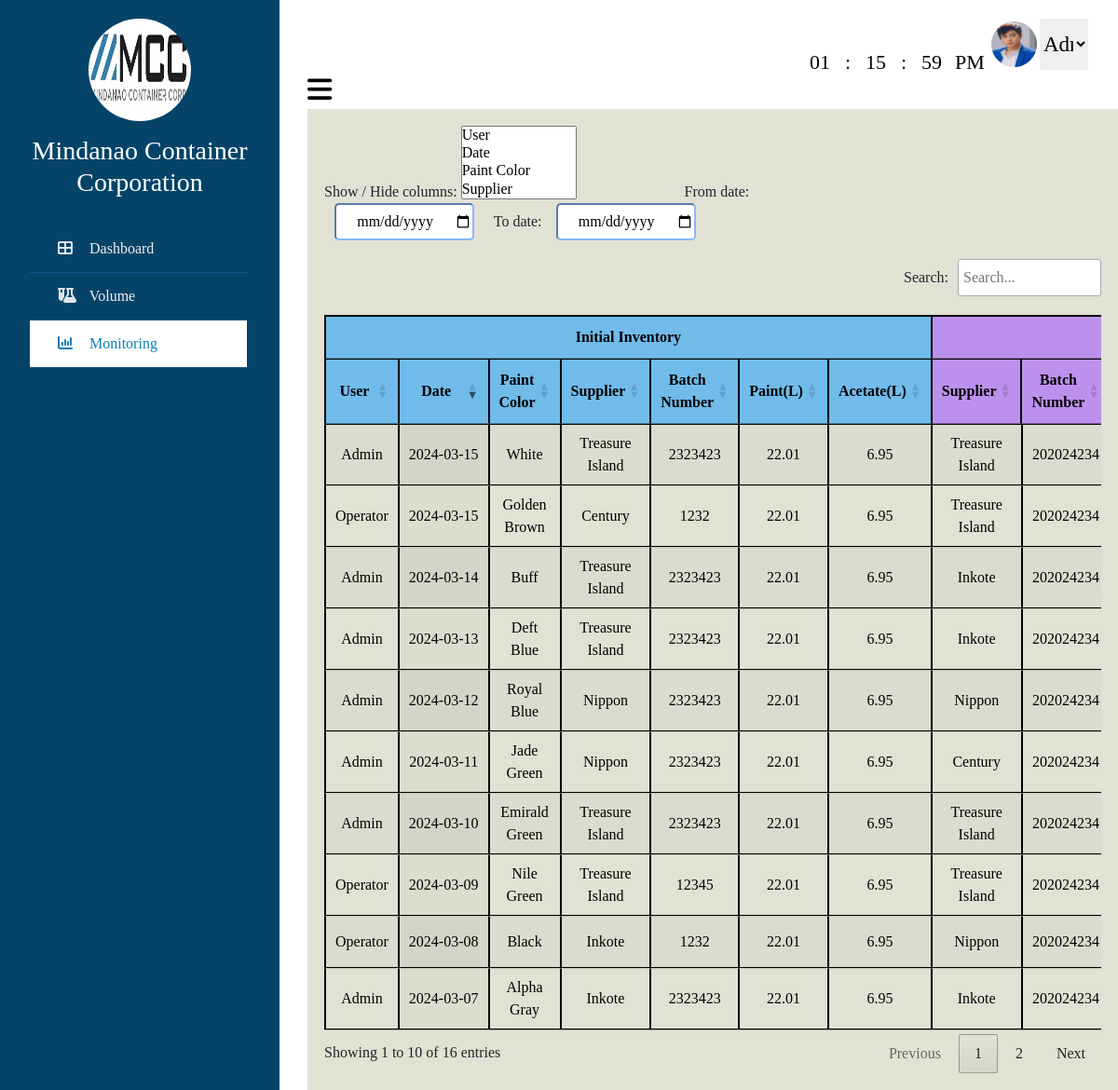
Page /monitoring.php (signed in) on the committed database.
### tables this page shows
CREATE TABLE `tbl_user` (
  `userID` int(100) NOT NULL,
  `Level` varchar(100) NOT NULL,
  `Name` varchar(100) NOT NULL,
  `Username` varchar(100) NOT NULL,
  `Contact` varchar(100) NOT NULL,
  `Address` varchar(100) NOT NULL,
  `Profile_image` varchar(100) NOT NULL,
  `Email` varchar(100) NOT NULL,
  `Password` varchar(100) NOT NULL
);

CREATE TABLE `tbl_entry` (
  `EntryID` int(100) NOT NULL,
  `userID` int(100) NOT NULL,
  `customerID` int(100) NOT NULL,
  `paintID` int(100) NOT NULL,
  `date` date NOT NULL,
  `batchNumber` int(100) NOT NULL,
  `diameter` int(100) NOT NULL,
  `height` int(100) NOT NULL,
  `Initialvolume` double NOT NULL,
  `initialPLiter` double NOT NULL,
  `initialALiter` double NOT NULL,
  `paintRatio` double NOT NULL,
  `acetateRatio` double NOT NULL,
  `NewacetateL` double NOT NULL,
  `NewpaintL` double NOT NULL,
  `sprayViscosity` int(100) NOT NULL,
  `quantity` int(100) NOT NULL,
  `Endingdiameter` int(100) NOT NULL,
  `Endingheight` int(100) NOT NULL,
  `Endingvolume` double NOT NULL,
  `endingPLiter` double NOT NULL,
  `endingALiter` double NOT NULL,
  `EndingpaintRatio` double NOT NULL,
  `EndingacetateRatio` double NOT NULL,
  `totalPLiter` double NOT NULL,
  `totalALiter` double NOT NULL,
  `paintYield` double NOT NULL,
  `acetateYield` double NOT NULL,
  `remarks` varchar(100) NOT NULL
);

CREATE TABLE `tbl_paint` (
  `paintID` int(100) NOT NULL,
  `supplierID` int(100) NOT NULL,
  `paint_color` varchar(100) NOT NULL
);

CREATE TABLE `tbl_supplier` (
  `supplierID` int(100) NOT NULL,
  `supplier_name` varchar(100) NOT NULL,
  `newSupplier_name` varchar(100) NOT NULL
);

### monitoring.php (the view, shortened to what this page needs)
<?php
include 'connect.php';
$id = 1;
$sql = "Select * from `tbl_user` where userID=$id";
$result = mysqli_query($con, $sql);
$row = mysqli_fetch_assoc($result);
$Username = $row['Username'];
$Profile_image = $row['Profile_image'];
$sql = "SELECT
paint.paint_color,
supplier.supplier_name, supplier.newSupplier_name,
customer.customer_name,
entry.*, user.Username
FROM tbl_entry AS entry
LEFT JOIN tbl_paint AS paint ON entry.paintID = paint.paintID
LEFT JOIN tbl_supplier AS supplier ON paint.supplierID = supplier.supplierID
LEFT JOIN tbl_customer AS customer ON entry.customerID = customer.customerID
LEFT JOIN tbl_user AS user ON entry.userID = user.userID
ORDER BY
entry.date DESC";
$result = mysqli_query($con, $sql);
?>
<!DOCTYPE html>
<html lang="en">
<head>
    <link href="https://cdn.jsdelivr.net/npm/bootstrap@5.3.0-alpha3/dist/css/bootstrap.min.css" rel="stylesheet">
    <link rel="stylesheet" href="https://cdnjs.cloudflare.com/ajax/libs/font-awesome/6.5.1/css/all.min.css">
    <link rel="stylesheet" href="https://cdn.datatables.net/1.13.7/css/jquery.dataTables.min.css">
    <link rel="stylesheet" href="https://cdn.datatables.net/datetime/1.5.1/css/dataTables.dateTime.min.css">
    <link rel="stylesheet" href="https://cdn.datatables.net/buttons/2.4.2/css/buttons.dataTables.min.css">
    <link rel="stylesheet"
        href="https://cdnjs.cloudflare.com/ajax/libs/bootstrap-multiselect/0.9.13/css/bootstrap-multiselect.css">
    <link rel="stylesheet" href="https://unpkg.com/multiple-select@1.7.0/dist/multiple-select.min.css">
</head>
<body>
    <div class="wrapper">
        <div class="section">
            <div class="admin_profile">
                <div class="clockcontainer">
                    <div class="clock">
                        <span id="hrs"></span>
                        <span>:</span>
                        <span id="minutes"></span>
                        <span>:</span>
                        <span id="sec"></span>
                        <span id="ampm"></span>
                    </div>
                </div>
                <img src="uploaded_image/<?php echo $Profile_image; ?>" class="img-admin" id="image">
                <select class="dropdown" required onchange="handleDropdownChange(this)">
                    <option>
                        <?php echo $Username; ?>
                    </option>
                </select>
            </div>
            <div class="top_navbar">
                <div class="hamburger">
                    <a href="#">
                        <i class="fas fa-bars"></i>
                    </a>
                </div>
            </div>
            <div class="main1">
                <div class="col-md-8">
                    <div class="form-group">
                        <label>Show / Hide columns:</label>
                        <select name="toggle_column" id="toggle_column" multiple>
                            <option value="0">User</option>
                            <option value="1">Date</option>
                            <option value="2">Paint Color</option>
                            <option value="3">Supplier</option>
                            <option value="4">Batch Number</option>
                        </select>
                        <label style="margin-left:20%;">From date:</label>
                        <input type="date" style="text-align: center;" class="filterfield" id="min" name="min"
                            autocomplete="off" required>
                        <label style="margin-left:3%;">To date:</label>
                        <input type="date" style="text-align: center;" class="filterfield" id="max" name="max"
                            autocomplete="off" required>
                    </div>
                </div>
                <div class="main2">
                    <table id="datatables" class="display" style="width:100%;">
                        <thead>
                            <tr>
                                <th colspan="7" style="text-align:center; background-color:rgba(113,187,234,255);">
                                    Initial Inventory
                                </th>
                                <th colspan="5" style="text-align:center; background-color:rgba(188,145,237,255);">New
                                    Paint Mix</th>
                            </tr>
                            <tr>
                                <th style="text-align:center; background-color: rgba(113,187,234,255);">User</th>
                                <th style="text-align:center; background-color: rgba(113,187,234,255);">Date</th>
                                <th style="text-align:center; background-color: rgba(113,187,234,255);">Paint Color</th>
                                <th style="text-align:center; background-color: rgba(113,187,234,255);">Supplier</th>
                                <th style="text-align:center; background-color: rgba(113,187,234,255);">Batch Number
                                </th>
                                <th style="text-align:center; background-color: rgba(113,187,234,255);">Paint(L)</th>
                                <th style="text-align:center; background-color: rgba(113,187,234,255);">Acetate(L)</th>
                                <th style="text-align:center; background-color:rgba(188,145,237,255);">Supplier</th>
                                <th style="text-align:center; background-color:rgba(188,145,237,255);">Batch Number</th>
                            </tr>
                        </thead>
                        <tbody>
                            <?php
                            while ($row = mysqli_fetch_assoc($result)) {
                                echo "<tr class='edit-row' data-entry-id='{$row['EntryID']}' data-date='{$row['date']}' data-paint-color='{$row['paint_color']}' data-supplier-name='{$row['supplier_name']}' data-batch-number='{$row['batchNumber']}' data-new-supplier-name='{$row['newSupplier_name']}' data-new-paint-l='{$row['NewpaintL']}' data-new-acetate-l='{$row['NewacetateL']}' data-spray-viscosity='{$row['sprayViscosity']}' data-customer-name='{$row['customer_name']}' data-quantity='{$row['quantity']}' data-paint-yield='{$row['paintYield']}' data-acetate-yield='{$row['acetateYield']}' data-remarks='{$row['remarks']}'>";
                                echo "<td>{$row['Username']}</td>";
                                echo "<td class='date-cell'>{$row['date']}</td>";
                                echo "<td>{$row['paint_color']}</td>";
                                echo "<td>{$row['supplier_name']}</td>";
                                echo "<td>{$row['batchNumber']}</td>";
                                echo "<td>{$row['initialPLiter']}</td>";
                                echo "<td>{$row['initialALiter']}</td>";
                                echo "<td>{$row['newSupplier_name']}</td>";
                                echo "<td>202024234</td>";
                                echo "</tr>";
                            }
                            ?>
                        </tbody>
                    </table>
                </div>
                <div class="col-2 position-relative">
                    <div class="drawer p-2" id="drawer">
                        <h4
                            style="color:white; margin-top: 120px; margin-bottom: 100px; margin-left: 350px; margin-right: 30px;">
                            Drawer Content</h4>
                    </div>
                </div>
            </div>
        </div>
        <div class="sidebar">
            <div class="profile">
                <img src="IMAGES/logo.jpg" alt="profile_picture">
                <h3>Mindanao Container Corporation</h3>
            </div>
            <ul>
                <li>
                    <a href="dataEntry.php">
                        <span class="icon"><i class="fa-solid fa-table-cells-large"></i></span>
                        <span class="item">Dashboard</span>
                    </a>
                </li>
                <li>
                    <a href="volume.php">
                        <span class="icon"><i class="fa-solid fa-flask-vial"></i></span>
                        <span class="item">Volume</span>
                    </a>
                </li>
                <li>
                    <a href="monitoring.php" class="active">
                        <span class="icon"><i class="fa-solid fa-chart-column"></i></span>
                        <span class="item">Monitoring</span>
                    </a>
                </li>
            </ul>
        </div>
    </div>
</body>
</html>

### monitoring.php (style rules this page uses)
* { list-style: none; text-decoration: none; margin: 0; padding: 0; box-sizing: border-box; font-family: 'Noto+Serif+Makasar'; }
.wrapper .sidebar { background: rgb(5, 68, 104); position: fixed; top: 0; left: 0; width: 300px; height: 100%; padding: 20px 0; transition: all 0.5s ease; }
.wrapper .sidebar .profile { margin-bottom: 30px; text-align: center; }
.wrapper .sidebar .profile img { display: block; width: 110px; height: 110px; border-radius: 50%; margin: 0 auto; }
.wrapper .sidebar .profile h3 { color: #ffffff; margin: 15px 0 5px; }
.wrapper .sidebar ul li a { display: block; padding: 13px 30px; border-bottom: 1px solid #10558d; color: rgb(241, 237, 237); font-size: 16px; position: relative; margin-right: 33px; text-decoration: none; }
.wrapper .sidebar ul li a .icon { color: #dee4ec; width: 30px; display: inline-block; }
.wrapper .sidebar ul li a:hover, .wrapper .sidebar ul li a.active { color: #0c7db1; background: white; border-right: 2px solid rgb(5, 68, 104); }
.wrapper .sidebar ul li a:hover .icon, .wrapper .sidebar ul li a.active .icon { color: #0c7db1; }
.wrapper .sidebar ul li a:hover:before, .wrapper .sidebar ul li a.active:before { display: block; }
.wrapper .section { width: calc(100% - 300px); margin-left: 300px; transition: all 0.5s ease; }
.wrapper .section .top_navbar { background: white; height: 2px; display: flex; align-items: center; padding: 0 30px; margin-top: 20px; }
.wrapper .section .top_navbar .hamburger a { font-size: 30px; color: black; }
body .wrapper .sidebar { left: 0; transition: left 0.5s ease; }
body .wrapper .section { margin-left: 300px; transition: margin-left 0.5s ease, width 0.5s ease; width: calc(100% - 300px); }
.admin_profile { display: flex; justify-content: flex-end; margin-top: 20px; margin-right: 32px; }
.img-admin { height: 55px; width: 55px; border-radius: 50%; border: 3px solid transparent; }
img { height: 50px; width: 50px; border-radius: 50%; }
table, th, td { border: 1px solid black; border-collapse: collapse; text-align: center; color: black; }
.date-cell { white-space: nowrap; }
label { text-align: center; }
input { width: 30%; height: 35px; margin-bottom: 20px; border-color: #86; border-radius: 5px; }
.dropdown { border: none; font-size: 23px; width: 6%; text-align: center; }
.dropdown option { padding: 10px; font-size: 20px; text-align: center; }
.main1 { background-color: rgb(225, 225, 212); padding: 2%; flex: 1 1 150px; margin-top: 20px; margin-left: 30px; }
.main2 { display: flex; flex: 1; }
.filterfield { width: 150px; height: 40px; margin-left: 2%; background-color: white; border-color: #86b7fe; border-radius: 5px; }
.clockcontainer { width: 295px; height: 180px; position: absolute; top: 12%; left: 80%; transform: translate(-50%, -50%); }
.clock { color: black; border-radius: 10px; display: flex; align-items: center; justify-content: center; }
.clock span { font-size: 22px; width: 30px; display: inline-block; text-align: center; position: relative; }
#ampm { margin-left: 10px; }
#drawer.drawer.p-2 { margin-top: 207px; }
.drawer { position: absolute; right: 35px; transform: translateY(-1230px); width: 600px; height: 330px; padding: 20px; background-color: rgb(5, 68, 104); border-left: 1px solid #dee2e6; box-shadow: 0 0 10px rgba(0, 0, 0, 0.1); transition: right 0.3s ease; }
.drawer.open { right: 356px; }

### rows in the picture
tbl_user: Profile_image (picture), Username "Admin"
tbl_entry: userID.Username "Admin", date "2024-03-15", paintID.paint_color "White", tbl_supplier.supplier_name "Treasure Island", batchNumber "2323423", initialPLiter "22.01", initialALiter "6.95", tbl_supplier.newSupplier_name "Treasure Island"
tbl_entry: userID.Username "Operator", date "2024-03-15", paintID.paint_color "Golden Brown", tbl_supplier.supplier_name "Century", batchNumber "1232", initialPLiter "22.01", initialALiter "6.95", tbl_supplier.newSupplier_name "Treasure Island"
tbl_entry: userID.Username "Admin", date "2024-03-14", paintID.paint_color "Buff", tbl_supplier.supplier_name "Treasure Island", batchNumber "2323423", initialPLiter "22.01", initialALiter "6.95", tbl_supplier.newSupplier_name "Inkote"
tbl_entry: userID.Username "Admin", date "2024-03-13", paintID.paint_color "Deft Blue", tbl_supplier.supplier_name "Treasure Island", batchNumber "2323423", initialPLiter "22.01", initialALiter "6.95", tbl_supplier.newSupplier_name "Inkote"
tbl_entry: userID.Username "Admin", date "2024-03-12", paintID.paint_color "Royal Blue", tbl_supplier.supplier_name "Nippon", batchNumber "2323423", initialPLiter "22.01", initialALiter "6.95", tbl_supplier.newSupplier_name "Nippon"
tbl_entry: userID.Username "Admin", date "2024-03-11", paintID.paint_color "Jade Green", tbl_supplier.supplier_name "Nippon", batchNumber "2323423", initialPLiter "22.01", initialALiter "6.95", tbl_supplier.newSupplier_name "Century"
tbl_entry: userID.Username "Admin", date "2024-03-10", paintID.paint_color "Emirald Green", tbl_supplier.supplier_name "Treasure Island", batchNumber "2323423", initialPLiter "22.01", initialALiter "6.95", tbl_supplier.newSupplier_name "Treasure Island"
tbl_entry: userID.Username "Operator", date "2024-03-09", paintID.paint_color "Nile Green", tbl_supplier.supplier_name "Treasure Island", batchNumber "12345", initialPLiter "22.01", initialALiter "6.95", tbl_supplier.newSupplier_name "Treasure Island"
tbl_entry: userID.Username "Operator", date "2024-03-08", paintID.paint_color "Black", tbl_supplier.supplier_name "Inkote", batchNumber "1232", initialPLiter "22.01", initialALiter "6.95", tbl_supplier.newSupplier_name "Nippon"
tbl_entry: userID.Username "Admin", date "2024-03-07", paintID.paint_color "Alpha Gray", tbl_supplier.supplier_name "Inkote", batchNumber "2323423", initialPLiter "22.01", initialALiter "6.95", tbl_supplier.newSupplier_name "Inkote"
